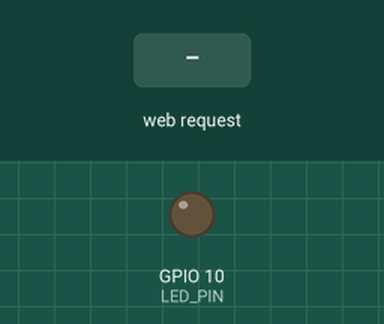
Simulated run of this sketch. Board: ESP32-S3. Parts: output pins drawn as LEDs (lit = HIGH). The inputs (shaded band) are chosen by the test bench. WiFi joins after 1.5 s; servers stay silent unless stated; what the sketch prints to the serial monitor is not drawn.

Above: at 2.7 s.
2.8 s: HTTP request GET /H received
At 4.0 s:
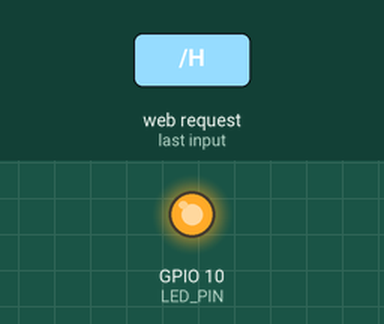
4.3 s: HTTP request GET /L received
At 5.1 s:
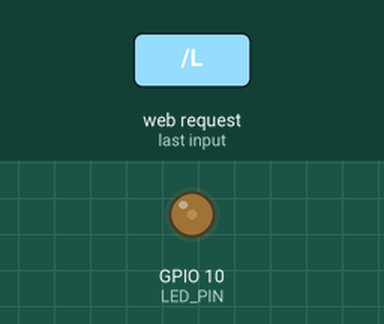
5.8 s: HTTP request GET /H received
At 6.2 s:
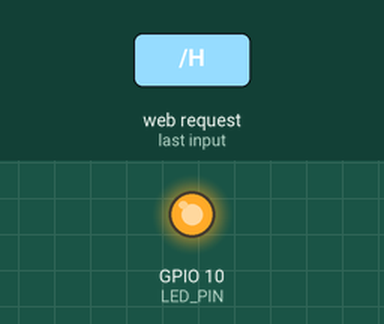
Timing chart, 0 to 8.8 s (numbered marks = the images above; inputs shaded):
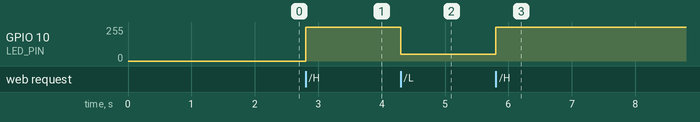

Measured:
- after the input at 2.8 s, GPIO 10 (LED_PIN): 0/255 → 255/255 at once
- after the input at 4.3 s, GPIO 10 (LED_PIN): 255/255 → 50/255 at once
- after the input at 5.8 s, GPIO 10 (LED_PIN): 50/255 → 255/255 at once

The sketch:

light_server.ino
```cpp
/*
 WiFi Web Server LED Blink

 A simple web server that lets you blink an LED via the web.
 This sketch will print the IP address of your WiFi Shield (once connected)
 to the Serial monitor. From there, you can open that address in a web browser
 to turn on and off the LED on pin 5.

 If the IP address of your shield is yourAddress:
 http://yourAddress/H turns the LED on
 http://yourAddress/L turns it off

 This example is written for a network using WPA2 encryption. For insecure
 WEP or WPA, change the Wifi.begin() call and use Wifi.setMinSecurity() accordingly.

 Circuit:
 * WiFi shield attached
 * LED attached to pin 5

 created for arduino 25 Nov 2012
 by Tom Igoe

ported for sparkfun esp32
31.01.2017 by Jan Hendrik Berlin

 */

#include <WiFi.h>

#define LED_PIN 10

const char *ssid = "";
const char *password = "";

NetworkServer server(80);


void setup() {
  Serial.begin(115200);
  pinMode(LED_PIN, OUTPUT);  // set the LED pin mode

  delay(10);

  // We start by connecting to a WiFi network

  Serial.println();
  Serial.println();
  Serial.print("Connecting to ");
  Serial.println(ssid);

  WiFi.begin(ssid, password);

  while (WiFi.status() != WL_CONNECTED) {
    delay(500);
    Serial.print(".");
  }

  Serial.println("");
  Serial.println("WiFi connected.");
  Serial.println("IP address: ");
  Serial.println(WiFi.localIP());

  server.begin();
}

void loop() {
  NetworkClient client = server.accept();  // listen for incoming clients

  if (client) {                     // if you get a client,
    Serial.println("New Client.");  // print a message out the serial port
    String currentLine = "";        // make a String to hold incoming data from the client
    while (client.connected()) {    // loop while the client's connected
      if (client.available()) {     // if there's bytes to read from the client,
        char c = client.read();     // read a byte, then
        Serial.write(c);            // print it out the serial monitor
        if (c == '\n') {            // if the byte is a newline character

          // if the current line is blank, you got two newline characters in a row.
          // that's the end of the client HTTP request, so send a response:
          if (currentLine.length() == 0) {
            // HTTP headers always start with a response code (e.g. HTTP/1.1 200 OK)
            // and a content-type so the client knows what's coming, then a blank line:
            client.println("HTTP/1.1 200 OK");
            client.println("Content-type:text/html");
            client.println();

            // the content of the HTTP response follows the header:
            client.print("Click <a href=\"/H\">here</a> to turn the LED on pin 10 on.<br>");
            client.print("Click <a href=\"/L\">here</a> to turn the LED on pin 10 off.<br>");

            // The HTTP response ends with another blank line:
            client.println();
            // break out of the while loop:
            break;
          } else {  // if you got a newline, then clear currentLine:
            currentLine = "";
          }
        } else if (c != '\r') {  // if you got anything else but a carriage return character,
          currentLine += c;      // add it to the end of the currentLine
        }

        // Check to see if the client request was "GET /H" or "GET /L":
        if (currentLine.endsWith("GET /H")) {
          analogWrite(LED_PIN, 255);
          // digitalWrite(LED_PIN, HIGH);  // GET /H turns the LED on
        }
        if (currentLine.endsWith("GET /L")) {
          analogWrite(LED_PIN, 50);
          // digitalWrite(LED_PIN, LOW);  // GET /L turns the LED off
        }
      }
    }
    // close the connection:
    client.stop();
    Serial.println("Client Disconnected.");
  }
}
```
